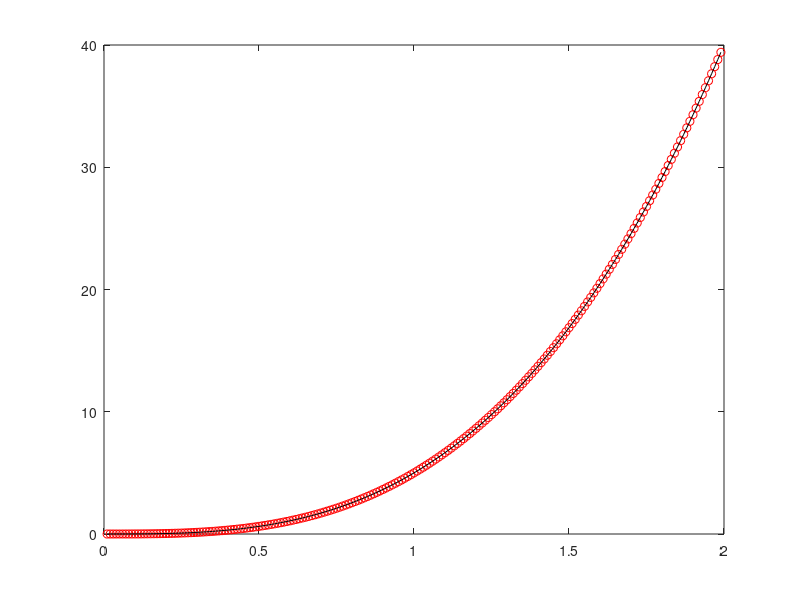

MATLAB code to generate this figure:
clear all
close all
clc
format long

L=2;
N=200;
dx=L/N;
x=[dx:dx:L-dx];
x1=[dx/2:dx:L-dx/2];
T=2;
M=50;
dt=T/M;
t=[0:dt:T];

nu=@(x) x.^2/100;
s=@(x,t) 2*t.*x.^3-3*x.^3.*(t.^2+1)/25;
c0=@(x) x.^3;
y=@(x,t) x.^3.*(t.^2+1);

y_exact=y(x,T);

figure(1)
plot(x,y_exact);

g0=@(t) 0*t;
gL=@(t) 8*(t.^2+1);

NU=nu(x1);
mi=NU.*(dt/(2*dx^2));
A1=(1-mi(1:end-1)-mi(2:end));
A2=mi(2:end-1);
A_CNrhs=diag(A1,0)+diag(A2,1)+diag(A2,-1);
A3=(1+mi(1:end-1)+mi(2:end));
A4=-mi(2:end-1);
A_CN=diag(A3,0)+diag(A4,1)+diag(A4,-1);
y0=c0(x);
c_old=y0';


% crank nicolson method
for i=1:length(t)-1;
    S=s(x,t(i));
    S=S';
    b=A_CNrhs*c_old+dt.*(S/2);
    g_0=g0(t(i));
    g_1=g0(t(i+1));
    g_L=gL(t(i));
    g_L1=gL(t(i+1));
    b(1)=b(1)+mi(1).*g_0+mi(1).*g_1;
    b(end)=b(end)+mi(end).*g_L+mi(end).*g_L1;
    S1=s(x,t(i+1));
    S1=S1';
    b=b+dt.*S1/2;
    c_new=A_CN\b;
    c_old=c_new;
end

plot(x,c_new,'ro',x,y_exact,'k')
    